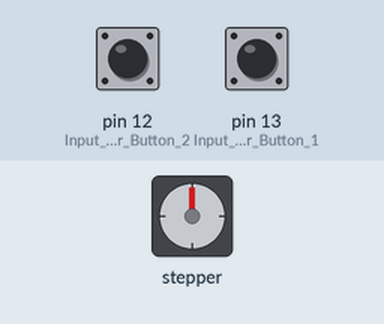
Simulated run of this sketch. Board: Arduino Uno, built with avr-gcc and run on an emulated ATmega328P. Shown: stepper motor. The test bench sets the inputs (shaded band); at power-on: pin 12 (Input_for_Button_2) HIGH, pin 13 (Input_for_Button_1) HIGH. Stepper angles assume 2048 steps per turn.

Above: at 1.2 s.
1.3 s: pin 12 (Input_for_Button_2) pulled LOW for 1 s
At 2.7 s:
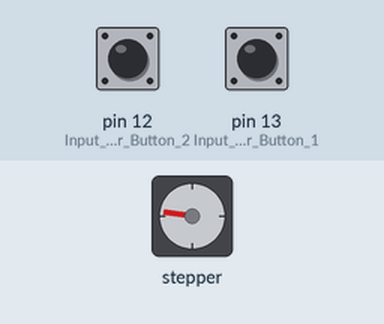
3.8 s: pin 13 (Input_for_Button_1) pulled LOW for 3.2 s
At 7.5 s:
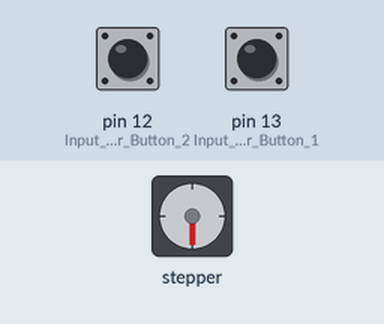
8.5 s: pin 13 (Input_for_Button_1) pulled LOW for 1 s
At 10.6 s:
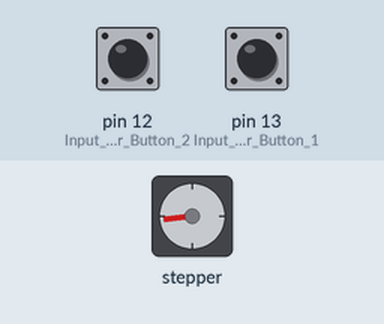
11.0 s: pin 12 (Input_for_Button_2) pulled LOW for 3.2 s
At 11.45 s:
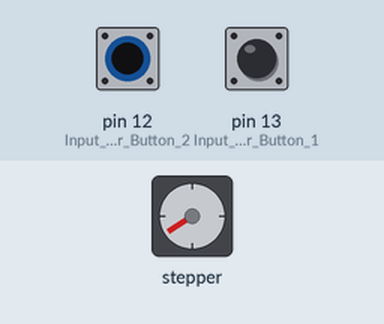
15.7 s: pin 13 (Input_for_Button_1) pulled LOW for 1 s
At 17.6 s:
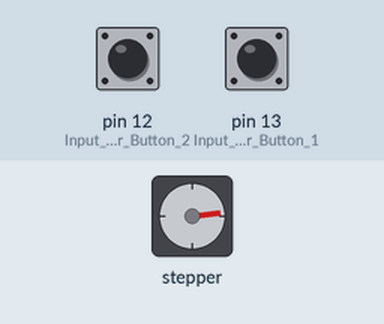
Timing chart, 0 to 19.1 s (numbered marks = the images above; inputs shaded):
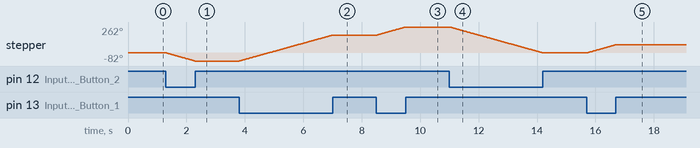

The sketch:

accelsteppertest.ino
```cpp
#include <AccelStepper.h>

AccelStepper stepper; // Defaults to AccelStepper::FULL4WIRE (4 pins) on 2, 3, 4, 5

void setup()
{
   stepper.setMaxSpeed(4000);
   stepper.setSpeed(0);
   pinMode(13, INPUT_PULLUP); // Input for Button 1
   pinMode(12, INPUT_PULLUP); // Input for Button 2
}

void loop()
{
  if(digitalRead(13) == LOW){
   stepper.setSpeed(500);
   stepper.runSpeed();
  }
  else if(digitalRead(12) == LOW){
   stepper.setSpeed(-500);
   stepper.runSpeed();
  }
}
```

Measured:
- after the input at 1.3 s, stepper: turns 82° counter-clockwise in 0.99 s, starting at once
- after the input at 3.8 s, stepper: turns 262° clockwise in 3.2 s, starting at once
- after the input at 8.5 s, stepper: turns 82° clockwise in 0.99 s, starting at once
- after the input at 11.0 s, stepper: turns 261° counter-clockwise in 3.2 s, starting at once
- after the input at 15.7 s, stepper: turns 82° clockwise in 0.99 s, starting at once
